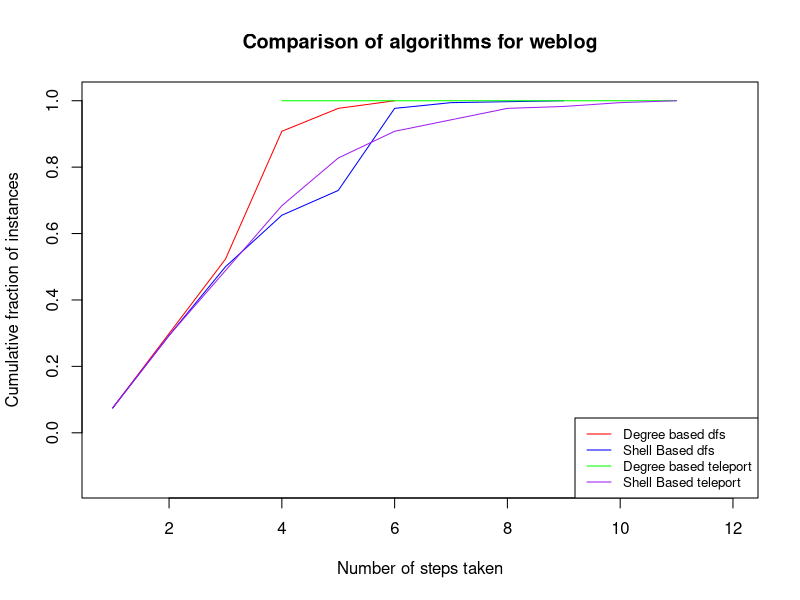

Write R code to recreate this figure.
library(igraph)
library(ggplot2)

degree_ <- c(1,
             2,
             3,
             4,
             5,
             6
)
y1 <- c(0.07471264368,
        0.2988505747,
        0.5229885057,
        0.908045977,
        0.9770114943,
        1
        
)

shel <- c(1,
          2,
          3,
          4,
          5,
          6,
          7,
          9
          
)
y2 <- c(0.07471264368,
        0.2931034483,
        0.5,
        0.6551724138,
        0.7298850575,
        0.9770114943,
        0.9942528736,
        1
)



degree_tele <- c(4,11)
y1tele <- c(1,1)

sheltele <- c(1,
              2,
              3,
              4,
              5,
              6,
              7,
              8,
              9,
              10,
              11
              
)
y2tele <- c(0.07471264368,
            0.2931034483,
            0.4885057471,
            0.683908046,
            0.8275862069,
            0.908045977,
            0.9425287356,
            0.9770114943,
            0.9827586207,
            0.9942528736,
            1
)
plot(degree_,y1,type="l",col="red", xlim=c(.9, 12), ylim = c(-0.15, 1.01),  xlab="Number of steps taken",ylab="Cumulative fraction of instances", main = "Comparison of algorithms for weblog") + 
  lines(shel,y2,col="blue") + lines(degree_tele,y1tele,col="green") + lines(sheltele,y2tele,col="purple")
legend("bottomright", legend=c("Degree based dfs", "Shell Based dfs", "Degree based teleport", "Shell Based teleport"),lty=1:1, cex=0.8 ,
       col=c("red", "blue", "green", "purple"))
